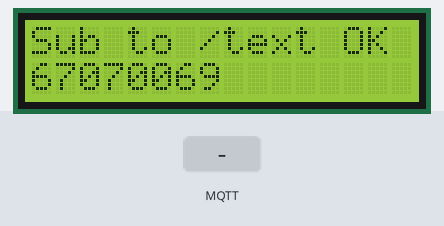
A sketch run on a simulated Arduino Uno R4 WiFi. On the bench: 16×2 character LCD. Inputs (shaded band) come from the test bench. WiFi joins after 1.5 s; servers stay silent unless stated; no MQTT or app messages arrive unless stated; what the sketch prints to the serial monitor is not drawn.

Above: at 12.8 s.
12.9 s: MQTT message "1" arrives on the first subscribed topic
At 14.1 s:
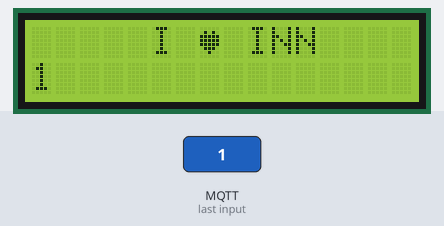
14.4 s: MQTT message "on" arrives on the first subscribed topic
At 15.3 s:
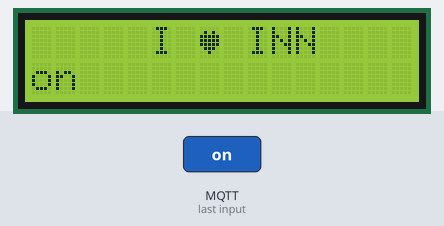
15.9 s: MQTT message "off" arrives on the first subscribed topic
At 16.5 s:
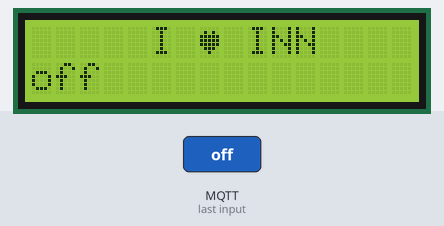
Timing chart, 0 to 18.9 s (numbered marks = the images above; inputs shaded):
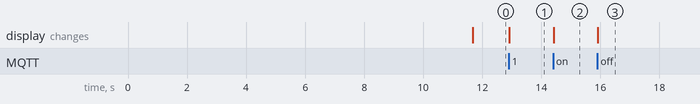

The sketch:

LCDSubscribe.ino
```cpp
#include <Wire.h>
#include <LiquidCrystal_I2C.h>
#include <WiFiS3.h>
#include <MQTTClient.h>

// ---------- LCD ----------
LiquidCrystal_I2C lcd(0x27, 16, 2);
const char STUDENT_ID[] = "67070069";

byte HEART[8] = {
  B00000, B01010, B11111, B11111,
  B11111, B01110, B00100, B00000
};

// ---------- WiFi / MQTT ----------
const char WIFI_SSID[] = "HotsHots";
const char WIFI_PASSWORD[] = "HotsHots";

const char MQTT_BROKER_ADRRESS[] = "phycom.it.kmitl.ac.th";
const int  MQTT_PORT = 1883;
const char MQTT_CLIENT_ID[] = "uno_r4_67070069";
const char MQTT_USERNAME[] = "";
const char MQTT_PASSWORD[] = "";

// ตรงนี้คือหัวข้อที่เราจะ "รับ" ข้อความจากเว็บ
const char SUBSCRIBE_TOPIC[] = "67070069/text";

// จะส่ง heartbeat ก็ส่ง topic อื่นไป
const char PUBLISH_TOPIC[] = "67070069/status";

WiFiClient network;
MQTTClient mqtt(256);

unsigned long lastPublishTime = 0;
const int PUBLISH_INTERVAL = 5000;

void setup() {
  // LCD
  lcd.init();
  lcd.backlight();
  lcd.createChar(0, HEART);

  // Serial
  Serial.begin(9600);

  // แสดงข้อความเริ่มต้น
  lcd.setCursor(0, 0);
  lcd.print("Waiting MQTT...");
  lcd.setCursor(0, 1);
  lcd.print(STUDENT_ID);

  // WiFi
  int status = WL_IDLE_STATUS;
  while (status != WL_CONNECTED) {
    Serial.print("WiFi: connecting to ");
    Serial.println(WIFI_SSID);
    status = WiFi.begin(WIFI_SSID, WIFI_PASSWORD);
    delay(10000);
  }
  Serial.print("IP: ");
  Serial.println(WiFi.localIP());

  // MQTT
  connectToMQTT();
}

void loop() {
  mqtt.loop();

  // ส่ง heartbeat ไปให้รู้ว่ายังอยู่
  if (millis() - lastPublishTime > PUBLISH_INTERVAL) {
    sendToMQTT();
    lastPublishTime = millis();
  }
}

void connectToMQTT() {
  mqtt.begin(MQTT_BROKER_ADRRESS, MQTT_PORT, network);
  mqtt.onMessage(messageReceived);

  Serial.print("MQTT: connecting");
  while (!mqtt.connect(MQTT_CLIENT_ID, MQTT_USERNAME, MQTT_PASSWORD)) {
    Serial.print(".");
    delay(200);
  }
  Serial.println();
  Serial.println("MQTT: connected");

  if (mqtt.subscribe(SUBSCRIBE_TOPIC)) {
    Serial.print("subscribed to: ");
    Serial.println(SUBSCRIBE_TOPIC);
  } else {
    Serial.println("subscribe failed");
  }

  // บอกบนจอด้วย
  lcd.clear();
  lcd.setCursor(0, 0);
  lcd.print("Sub to /text OK");
  lcd.setCursor(0, 1);
  lcd.print(STUDENT_ID);
}

void sendToMQTT() {
  // ส่งเวลาไปเฉยๆ
  char buf[16];
  snprintf(buf, sizeof(buf), "%lu", millis() / 1000);
  mqtt.publish(PUBLISH_TOPIC, buf);
}

void messageReceived(String &topic, String &payload) {
  Serial.println("MQTT msg:");
  Serial.print("topic: ");   Serial.println(topic);
  Serial.print("payload: "); Serial.println(payload);

  // เอาข้อความที่ได้มาแสดงบน LCD
  lcd.clear();

  // บรรทัดบน: I ♥ INN (ตามสไตล์เดิมคุณ)
  lcd.setCursor(5, 0);
  lcd.print("I ");
  lcd.write(byte(0));
  lcd.print(" INN");

  // บรรทัดล่าง: ข้อความที่มาจาก MQTT (ตัดให้พอดี 16 ตัว)
  lcd.setCursor(0, 1);
  // ถ้าข้อความยาวเกิน 16 ก็แสดงแค่ 16
  for (int i = 0; i < 16 && i < payload.length(); i++) {
    lcd.write(payload[i]);
  }
}
```

Measured:
- after the input at 12.9 s, the display: changes at once (image 1)
- after the input at 14.4 s, the display: changes at once (image 2)
- after the input at 15.9 s, the display: changes at once (image 3)
